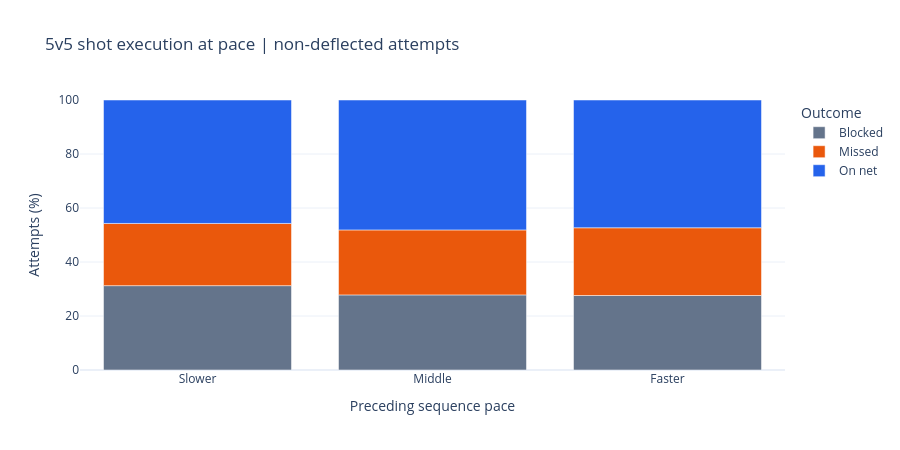

Notebook code for this chart:
### Markdown cell above
## 8.5. Compare blocked, missed, and on-net attempts

Show outcome percentages as stacked bars without uncertainty intervals. Include attempt and game counts in the table and hover. Goals are included in on-net outcomes; goal percentage uses all attempts as its denominator.

A lower blocked percentage at higher pace is consistent with better lane access, but does not prove that pace opened the lane. A higher miss percentage may reflect shot difficulty or selection. The on-net percentage is the primary execution measure.

### Code cell
OUTCOME_ORDER = ["Blocked", "Missed", "On net"]
PACE_ORDER = ["Slower", "Middle", "Faster"]
OUTCOME_COLORS = {"Blocked": "#64748b", "Missed": "#ea580c", "On net": "#2563eb"}

def summarize_outcomes(data, keys):
    counts = data.groupby(keys + ["shot_outcome"], observed=True).size().unstack("shot_outcome", fill_value=0)
    counts = counts.reindex(columns=OUTCOME_ORDER, fill_value=0)
    counts["attempts"] = counts[OUTCOME_ORDER].sum(axis=1)
    summary = data.groupby(keys, observed=True).agg(
        games=("game_id", "nunique"), mean_distance_ft=("distance_to_net_ft", "mean"),
        median_pace_ft_s=("preceding_pace_ft_s", "median"), goals=("goal", "sum"),
    ).join(counts)
    for outcome in OUTCOME_ORDER:
        summary[f"{outcome}_pct"] = 100 * summary[outcome] / summary["attempts"]
    summary["goal_pct"] = 100 * summary["goals"] / summary["attempts"]
    return summary.reset_index()

outcome_summary = summarize_outcomes(analysis_shots, ["pace_band"])
display(outcome_summary.round(2))
outcome_plot = outcome_summary.melt(
    id_vars=["pace_band", "attempts", "games"],
    value_vars=[f"{outcome}_pct" for outcome in OUTCOME_ORDER],
    var_name="shot_outcome", value_name="outcome_pct",
)
outcome_plot["shot_outcome"] = outcome_plot["shot_outcome"].str.removesuffix("_pct")
outcome_fig = px.bar(
    outcome_plot, x="pace_band", y="outcome_pct", color="shot_outcome",
    category_orders={"pace_band": PACE_ORDER, "shot_outcome": OUTCOME_ORDER},
    color_discrete_map=OUTCOME_COLORS, hover_data=["attempts", "games"],
    labels={"pace_band": "Preceding sequence pace", "outcome_pct": "Attempts (%)", "shot_outcome": "Outcome"},
    title="5v5 shot execution at pace | non-deflected attempts",
)
outcome_fig.update_layout(template="plotly_white", height=450)
outcome_fig.update_yaxes(range=[0, 100])
outcome_fig.show()

### Figure 1 — Plotly figure (JSON) as saved in the notebook; plotly's stock layout.template omitted (floating-point values rounded to 4 significant figures)
{"data": [{"customdata": [[877, 34], [877, 34], [877, 34]], "hovertemplate": "Outcome=Blocked<br>Preceding sequence pace=%{x}<br>Attempts (%)=%{y}<br>attempts=%{customdata[0]}<br>games=%{customdata[1]}<extra></extra>", "legendgroup": "Blocked", "marker": {"color": "#64748b", "pattern": {"shape": ""}}, "name": "Blocked", "orientation": "v", "showlegend": true, "textposition": "auto", "type": "bar", "x": ["Faster", "Middle", "Slower"], "xaxis": "x", "y": [27.59, 27.82, 31.24], "yaxis": "y"}, {"customdata": [[877, 34], [877, 34], [877, 34]], "hovertemplate": "Outcome=Missed<br>Preceding sequence pace=%{x}<br>Attempts (%)=%{y}<br>attempts=%{customdata[0]}<br>games=%{customdata[1]}<extra></extra>", "legendgroup": "Missed", "marker": {"color": "#ea580c", "pattern": {"shape": ""}}, "name": "Missed", "orientation": "v", "showlegend": true, "textposition": "auto", "type": "bar", "x": ["Faster", "Middle", "Slower"], "xaxis": "x", "y": [25.09, 24.06, 23.03], "yaxis": "y"}, {"customdata": [[877, 34], [877, 34], [877, 34]], "hovertemplate": "Outcome=On net<br>Preceding sequence pace=%{x}<br>Attempts (%)=%{y}<br>attempts=%{customdata[0]}<br>games=%{customdata[1]}<extra></extra>", "legendgroup": "On net", "marker": {"color": "#2563eb", "pattern": {"shape": ""}}, "name": "On net", "orientation": "v", "showlegend": true, "textposition": "auto", "type": "bar", "x": ["Faster", "Middle", "Slower"], "xaxis": "x", "y": [47.32, 48.12, 45.72], "yaxis": "y"}], "layout": {"barmode": "relative", "height": 450, "legend": {"title": {"text": "Outcome"}, "tracegroupgap": 0}, "title": {"text": "5v5 shot execution at pace | non-deflected attempts"}, "xaxis": {"anchor": "y", "categoryarray": ["Slower", "Middle", "Faster"], "categoryorder": "array", "domain": [0.0, 1.0], "title": {"text": "Preceding sequence pace"}}, "yaxis": {"anchor": "x", "domain": [0.0, 1.0], "range": [0, 100], "title": {"text": "Attempts (%)"}}}}
